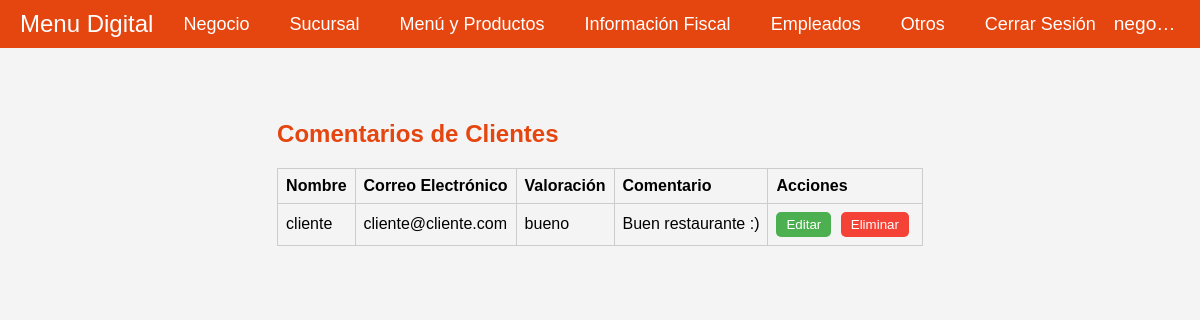
Screenshot of /src/company/company-comments/read-company-comments/read-company-comments.php (signed in) with the database file from the repository.
### tables this page shows
CREATE TABLE `companies` (
  `id` int NOT NULL,
  `logo_path` varchar(255) DEFAULT NULL,
  `associated_name` varchar(255) NOT NULL,
  `business_name` varchar(255) NOT NULL,
  `address` text NOT NULL,
  `email` varchar(100) NOT NULL,
  `cellphone` char(10) NOT NULL,
  `food_type` enum('restaurante','cafe','panaderia','otro') NOT NULL,
  `has_rfc` tinyint(1) NOT NULL,
  `consistent_menu` tinyint(1) NOT NULL,
  `password` varchar(255) NOT NULL,
  `user_type` varchar(50) NOT NULL DEFAULT 'negocio'
);

CREATE TABLE `comments` (
  `id` int NOT NULL,
  `client_id` int NOT NULL,
  `branch_id` int DEFAULT NULL,
  `rating` enum('bueno','regular','malo') NOT NULL,
  `comment` text,
  `created_at` timestamp NULL DEFAULT CURRENT_TIMESTAMP,
  `company_id` int DEFAULT NULL
);

CREATE TABLE `clients` (
  `id` int NOT NULL,
  `firstName` varchar(50) NOT NULL,
  `lastName` varchar(50) NOT NULL,
  `surname` varchar(50) NOT NULL,
  `email` varchar(100) NOT NULL,
  `phone` varchar(15) NOT NULL,
  `birthdate` date NOT NULL,
  `gender` enum('masculino','femenino','otro') NOT NULL,
  `password` varchar(255) NOT NULL,
  `table_number` int DEFAULT NULL
);

### src/company/company-comments/read-company-comments/fetchComments.php (the view, shortened to what this page needs)
<?php
require '../../../db/connection.php';
$companyId = $_SESSION['company_id'];
$sql = "SELECT co.id, cl.firstName, cl.email, co.rating, co.comment
        FROM comments co
        JOIN clients cl ON co.client_id = cl.id
        LEFT JOIN branches br ON co.branch_id = br.id
        WHERE (br.company_id = ? OR co.branch_id IS NULL) AND co.company_id = ?";
$stmt = $conn->prepare($sql);
$stmt->bind_param("ii", $companyId, $companyId);
$stmt->execute();
$result = $stmt->get_result();
if ($result->num_rows > 0) {
    while ($row = $result->fetch_assoc()) {
        echo "<tr>";
        echo "<td>" . htmlspecialchars($row['firstName']) . "</td>";
        echo "<td>" . htmlspecialchars($row['email']) . "</td>";
        echo "<td>" . htmlspecialchars($row['rating']) . "</td>";
        echo "<td>" . htmlspecialchars($row['comment']) . "</td>";
        echo "<td>
                <button class='edit-btn' onclick='editComment(" . $row['id'] . ")'>Editar</button>
                <button class='delete-btn' onclick='deleteComment(" . $row['id'] . ")'>Eliminar</button>
              </td>";
        echo "</tr>";
    }
} else {
    echo "<tr><td colspan='5'>No hay comentarios disponibles.</td></tr>";
}

### src/company/company-menubar/company-menubar.php (shortened to what this page needs)
<?php
$companyId = $_SESSION['company_id'];
$sql = "SELECT business_name FROM companies WHERE id = ?";
$stmt = $conn->prepare($sql);
$stmt->bind_param("i", $companyId);
$stmt->execute();
$result = $stmt->get_result();
if ($result->num_rows > 0) {
    $company = $result->fetch_assoc();
    $businessName = $company['business_name'];
} else {
    $businessName = "Nombre no encontrado";
}
$base_url = '/src';
?>
<nav class="navbar">
    <a href="/src/company/company-options/company-options.php" class="logo">Menu Digital</a>
    <div class="menu-container">
        <ul class="menu">
            <li>
                <a href="#about">Negocio</a>
            </li>
            <li>
                <a href="#services">Sucursal</a>
            </li>
            <li>
                <a href="#services">Menú y Productos</a>
            </li>
            <li>
                <a href="#services">Información Fiscal</a>
            </li>
            <li>
                <a href="#services">Empleados</a>
            </li>
            <li>
                <a href="#services">Otros</a>
            </li>
            <li>
                <a href="<?php echo $base_url; ?>/logout/logout.php">Cerrar Sesión</a>
            </li>
        </ul>
    </div>
    <div class="business-name">
        <?php echo htmlspecialchars($businessName); ?>
    </div>
</nav>

### src/company/company-comments/read-company-comments/read-company-comments.css (style rules this page uses)
body { font-family: Arial, sans-serif; background-color: #f4f4f4; display: flex; justify-content: center; margin: 0; }
table, th, td { border: 1px solid #ccc; }
th, td { padding: 8px; text-align: left; }
button { padding: 5px 10px; margin-right: 5px; cursor: pointer; border-radius: 5px; border: none; }
.edit-btn { background-color: #4caf50; color: white; }
.delete-btn { background-color: #f44336; color: white; }

### src/company/company-menubar/company-menubar.css (style rules this page uses)
body { margin: 0; padding: 0; font-family: Arial, sans-serif; }
.business-name { margin-left: auto; padding-left: 20px; font-size: 1.2em; color: #fff; white-space: nowrap; overflow: hidden; text-overflow: ellipsis; max-width: 200px; }
.navbar { display: flex; justify-content: space-between; align-items: center; padding: 10px 20px; background-color: #e5450f; color: #fff; position: fixed; width: 100%; top: 0; z-index: 1000; box-sizing: border-box; }
.navbar .logo { color: white; font-size: 24px; text-decoration: none; flex-shrink: 0; }
.navbar .menu-container { display: flex; justify-content: center; flex-grow: 1; }
.navbar .menu { display: flex; list-style: none; margin: 0; padding: 0; }
.navbar .menu li { position: relative; margin-left: 20px; flex-shrink: 0; }
.navbar .menu li a { color: white; text-decoration: none; font-size: 18px; padding: 10px; }
.navbar .menu li:last-child a { color: white; text-decoration: none; font-size: 18px; padding: 10px; }

### rows the page displays
companies: business_name "negocio"
comments: client.firstName "cliente", client.email "cliente@cliente.com", rating "bueno", comment "Buen restaurante :)"
